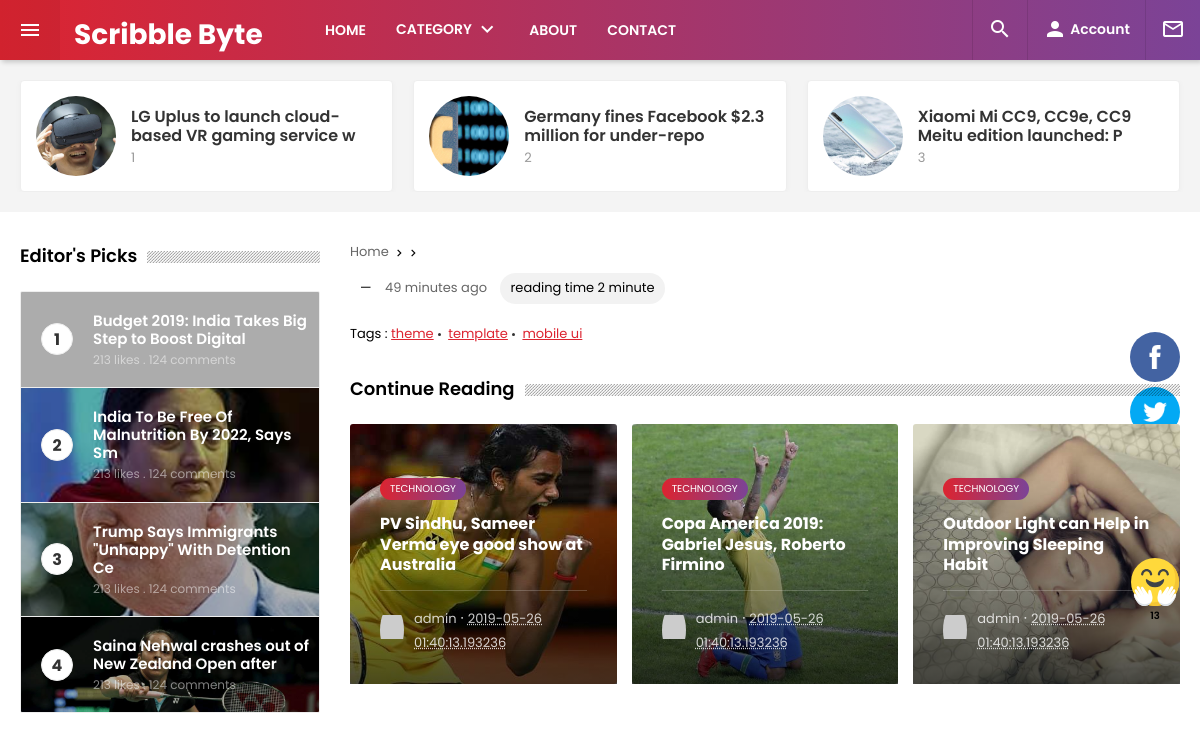
The app's page /scribblebyte/single_blog.php with its own data.
### tables this page shows
CREATE TABLE `post` (
  `post_id` int(10) NOT NULL,
  `cat_id` int(10) NOT NULL,
  `title` varchar(50) NOT NULL,
  `description` varchar(5000) NOT NULL,
  `image` varchar(50) NOT NULL,
  `created_at` timestamp NOT NULL DEFAULT CURRENT_TIMESTAMP ON UPDATE CURRENT_TIMESTAMP,
  `created_by` int(10) NOT NULL,
  `modified_by` int(10) NOT NULL,
  `modified_at` date NOT NULL
);

CREATE TABLE `category` (
  `cat_id` int(10) NOT NULL,
  `cat_name` varchar(50) NOT NULL,
  `cat_status` varchar(50) NOT NULL,
  `cover_image` varchar(80) NOT NULL,
  `created_at` timestamp NOT NULL DEFAULT CURRENT_TIMESTAMP ON UPDATE CURRENT_TIMESTAMP,
  `created_by` int(10) NOT NULL,
  `modified_at` date NOT NULL,
  `modified_by` int(10) NOT NULL
);

### scribblebyte/single_blog.php (the view, shortened to what this page needs)
<!DOCTYPE html>
<html lang="en">
<head>
	<link rel="stylesheet" type="text/css" href="plugins/zebra-tooltip/zebra_tooltips.min.css">
	<link rel="stylesheet" type="text/css" href="plugins/owl-carousel/assets/owl.carousel.min.css">
	<link rel="stylesheet" type="text/css" href="css/main-style.css">
	<link rel="stylesheet" type="text/css" href="css/responsive-style.css">
</head>
<body>
	<?php include('includes/header.php') ?>
	<main class="main-container">
		<div class="extra-posts">
			<div class="extra-post-wrapper" >
			<?php
	        $single_post = "SELECT * FROM category c INNER JOIN post p ON c.cat_id=p.cat_id ORDER BY p.post_id LIMIT 0,3";
	        $single_result = mysql_query($single_post, $con);
	        $i=1;
	         while($sp = mysql_fetch_assoc($single_result))
	        { ?>
				<div class="columns column-2" onclick="window.location='single_blog.php?post_id=<?=$sp['post_id']?>'">
					<article class="extra-post-box">
						<a href="#" class="extra-post-link">
							<div class="post-image">
								<span><img src="admin/upload/<?=$sp['image']?>" width="80" height="80"></span>
							</div>
							<div class="post-title">
								<?=$sp['title']?>
								<span class="post-date"><?= $i?></span>
							</div>
						</a>
					</article>
				</div>
				<?php $i++;
			}
				 ?>
			</div>
		</div>
		<section class="main-content sidebar-left">
			<div class="main-content-wrapper">
				<div class="content-body">
				<?php
					$select_des = "SELECT * FROM category c INNER JOIN post p ON c.cat_id = p.cat_id WHERE p.post_id='".$_REQUEST['post_id']."'";
					$select_result = mysql_query($select_des, $con);
					$select_row = mysql_fetch_assoc($select_result);
				 ?>
					<article class="article-wrapper">
						<div class="article-header">
							<div class="breadcrumb">
								<ul>
									<li><a href="#"><span>Home</span></a> <i class="material-icons">&#xE315;</i></li>
									<li><a href="#"><span><?=$select_row['cat_name']?></span></a> <i class="material-icons">&#xE315;</i></li>
								</ul>
							</div>
							<div class="article-meta-info">
								<a href="#" class="author-name"><?=$select_row['created_by']?></a> —
								<span class="article-post-date">49 minutes ago</span>
								<span class="article-reading-time">reading time 2 minute</span>
							</div>
						</div>
						<div class="article-content">
							<div class="article-left-box">
								<div class="article-left-box-inner">
									<div class="article-share">
										<a href="#" class="facebook"></a>
										<a href="#" class="twitter"></a>
									</div>
									<span class="add-to-favorite" data-zebra-tooltip title="Ad to favorite">
									</span>
									<ul class="article-emoticons">
										<li>
											<a href="#" class="popular happy"></a><span>13</span>
										</li>
									</ul>
								</div>
							</div>
							<div class="article-inner">
								<div class="article-tags">
									<span class="tag-subtitle">Tags : </span>
									<a href="#">theme</a><span class="tag-dot"></span>
									<a href="#">template</a><span class="tag-dot"></span>
									<a href="#">mobile ui</a>
								</div>
							</div>
							<div id="endOfTheArticle"></div>
							<div class="more-article">
								<div class="w-header">
									<div class="w-title">Continue Reading</div>
									<div class="w-seperator"></div>
								</div>
								<div class="more-posts">
								<?php
			                    $con_post = "SELECT * FROM category c INNER JOIN post p ON c.cat_id=p.cat_id INNER JOIN login l ON l.id=p.created_by ORDER BY p.post_id DESC LIMIT 4,3";
			                    $con_result = mysql_query($con_post, $con);
			                     while($con_row = mysql_fetch_assoc($con_result))
			                    { ?>
									<div class="columns column-2">
								    	<article class="post-box" style="background-image: url(admin/upload/<?=$con_row['image']?>);">
								    		<div class="post-overlay">
								    			<a href="#" class="post-category" title="Title of blog post" rel="tag">Technology</a>
								    			<h3 class="post-title"><?=$con_row['title']?></h3>
								    			<div class="post-meta">
								    				<div class="post-meta-author-avatar">
								    					<img alt="avatar" src="https://www.gravatar.com/avatar/205e460b479e2e5b48aec07710c08d50" class="avatar" height="24" width="24">
								    				</div>
								    				<div class="post-meta-author-info">
								    					<span class="post-meta-author-name">
								    						<a href="#" title="Posts by John Doe" rel="author"><?=$con_row['user_name']?></a>
								    					</span>
								    					<span class="middot">·</span>
								    					<span class="post-meta-date">
								    						<abbr class="published updated" title="December 4, 2017"><?=$con_row['created_at']?></abbr>
								    					</span>
								    				</div>
								    			</div>
								    		</div>
								    		<a href="#" class="post-overlayLink"></a>
								    	</article>
								    </div>
								    <?php
								}
								     ?>
								</div>
							</div>
						</div>
					</article>
				</div>
				<div class="content-sidebar">
					<div class="sidebar_inner">
						<div class="widget-item">
							<div class="w-header">
								<div class="w-title">Editor's Picks</div>
								<div class="w-seperator"></div>
							</div>
							<div class="w-boxed-post">
								<ul>
									 <?php
			                    $editors_post = "SELECT * FROM category c INNER JOIN post p ON c.cat_id=p.cat_id ORDER BY p.post_id DESC LIMIT 0,4";
			                    $editors_result = mysql_query($editors_post, $con);
			                    $i=1;
			                     while($editors_row = mysql_fetch_assoc($editors_result))
			                    { ?>
									<li class="active" onclick="window.location='single_blog.php?post_id=<?=$editors_row['post_id']?>'">
										<a href="#" style="background-image: url(admin/upload/<?=$editors_row['image']?>);">
											<div class="box-wrapper">
												<div class="box-left">
													<span><?=$i?></span>
												</div>
												<div class="box-right">
													<h3 class="p-title"><?=$editors_row['title']?></h3>
													<div class="p-icons">
														213 likes . 124 comments
													</div>
												</div>
											</div>
										</a>
									</li>
									<?php $i++; }
									 ?>
								</ul>
							</div>
						</div>
					</div>
				</div>
			</div>
		</section>
	</main>
</body>
</html>

### scribblebyte/includes/header.php (shortened to what this page needs)
<header class="header">
		<div class="header-wrapper">
			<div class="toggle-sidebar material-button">
				<i class="material-icons">&#xE5D2;</i>
			</div>
			<div class="logo-box">
				<h1>
					<a href="index.php">Scribble Byte</a>
				</h1>
			</div>
			<div class="header-menu">
				<ul class="header-navigation" data-show-menu-on-mobile>
					<li>
						<a href="index.php" class="material-button submenu-toggle">HOME</a>
					</li>
					<li>
						<a href="#" class="material-button submenu-toggle">CATEGORY <i class="material-icons">&#xE313;</i></a>
					</li>
					<li>
						<a href="about.php" class="material-button submenu-toggle">ABOUT</a>
					</li>
					<li>
						<a href="contact.php" class="material-button submenu-toggle">CONTACT</a>
					</li>
				</ul>
			</div>
			<div class="header-right with-seperator">
				<ul class="header-navigation">
					<li>
						<a href="#" class="material-button search-toggle"><i class="material-icons">&#xE8B6;</i></a>
					</li>
					<li>
						<a href="#" class="material-button submenu-toggle"><i class="material-icons">&#xE7FD;</i> <span class="hide-on-tablet">Account</span></a>
					</li>
					<li class="hide-on-mobile"><a href="#" class="material-button" data-modal="newsletterModal"><i class="material-icons">&#xE0E1;</i></a></li>
				</ul>
			</div>
		</div>
	</header>

### records on screen
post: image (picture), title "LG Uplus to launch cloud-based VR gaming service w"
post: image (picture), title "Germany fines Facebook $2.3 million for under-repo"
post: image (picture), title "Xiaomi Mi CC9, CC9e, CC9 Meitu edition launched: P"
category: post.image (picture), post.title "PV Sindhu, Sameer Verma eye good show at Australia", login.user_name "admin", login.created_at "2019-05-26 01:40:13.193236", post.title "Copa America 2019: Gabriel Jesus, Roberto Firmino"
category: post.image (picture), post.title "Outdoor Light can Help in Improving Sleeping Habit", login.user_name "admin", login.created_at "2019-05-26 01:40:13.193236"
post: title "Budget 2019: India Takes Big Step to Boost Digital"
post: image (picture), title "India To Be Free Of Malnutrition By 2022, Says Sm"
post: image (picture), title "Trump Says Immigrants \"Unhappy\" With Detention Ce"
post: image (picture), title "Saina Nehwal crashes out of New Zealand Open after"
